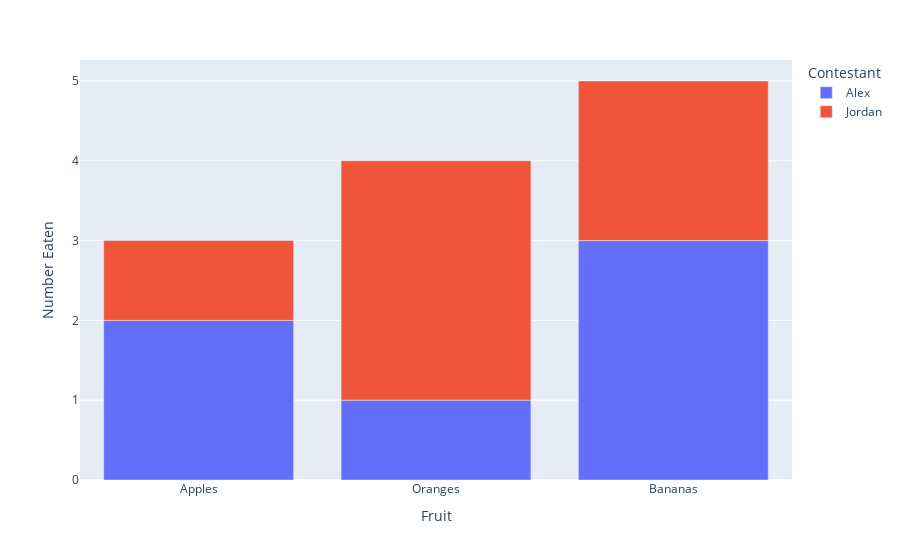

This figure's notebook cell:
### Markdown cell above
## express 방식
- 막대 그래프 그리기

### Code cell
import plotly.express as px
fig = px.bar(temp, x = 'Fruit', y = 'Number Eaten', color = 'Contestant') #barmode
fig.show()

### Figure 1 — Plotly figure (JSON) as saved in the notebook; plotly's stock layout.template omitted (floating-point values rounded to 4 significant figures)
{"data": [{"alignmentgroup": "True", "hovertemplate": "Contestant=Alex<br>Fruit=%{x}<br>Number Eaten=%{y}<extra></extra>", "legendgroup": "Alex", "marker": {"color": "#636efa", "pattern": {"shape": ""}}, "name": "Alex", "offsetgroup": "Alex", "orientation": "v", "showlegend": true, "textposition": "auto", "type": "bar", "x": ["Apples", "Oranges", "Bananas"], "xaxis": "x", "y": [2, 1, 3], "yaxis": "y"}, {"alignmentgroup": "True", "hovertemplate": "Contestant=Jordan<br>Fruit=%{x}<br>Number Eaten=%{y}<extra></extra>", "legendgroup": "Jordan", "marker": {"color": "#EF553B", "pattern": {"shape": ""}}, "name": "Jordan", "offsetgroup": "Jordan", "orientation": "v", "showlegend": true, "textposition": "auto", "type": "bar", "x": ["Apples", "Oranges", "Bananas"], "xaxis": "x", "y": [1, 3, 2], "yaxis": "y"}], "layout": {"autosize": true, "barmode": "relative", "legend": {"title": {"text": "Contestant"}, "tracegroupgap": 0}, "margin": {"t": 60}, "xaxis": {"anchor": "y", "autorange": true, "domain": [0, 1], "range": [-0.5, 2.5], "title": {"text": "Fruit"}, "type": "category"}, "yaxis": {"anchor": "x", "autorange": true, "domain": [0, 1], "range": [0, 5.263], "title": {"text": "Number Eaten"}, "type": "linear"}}}
